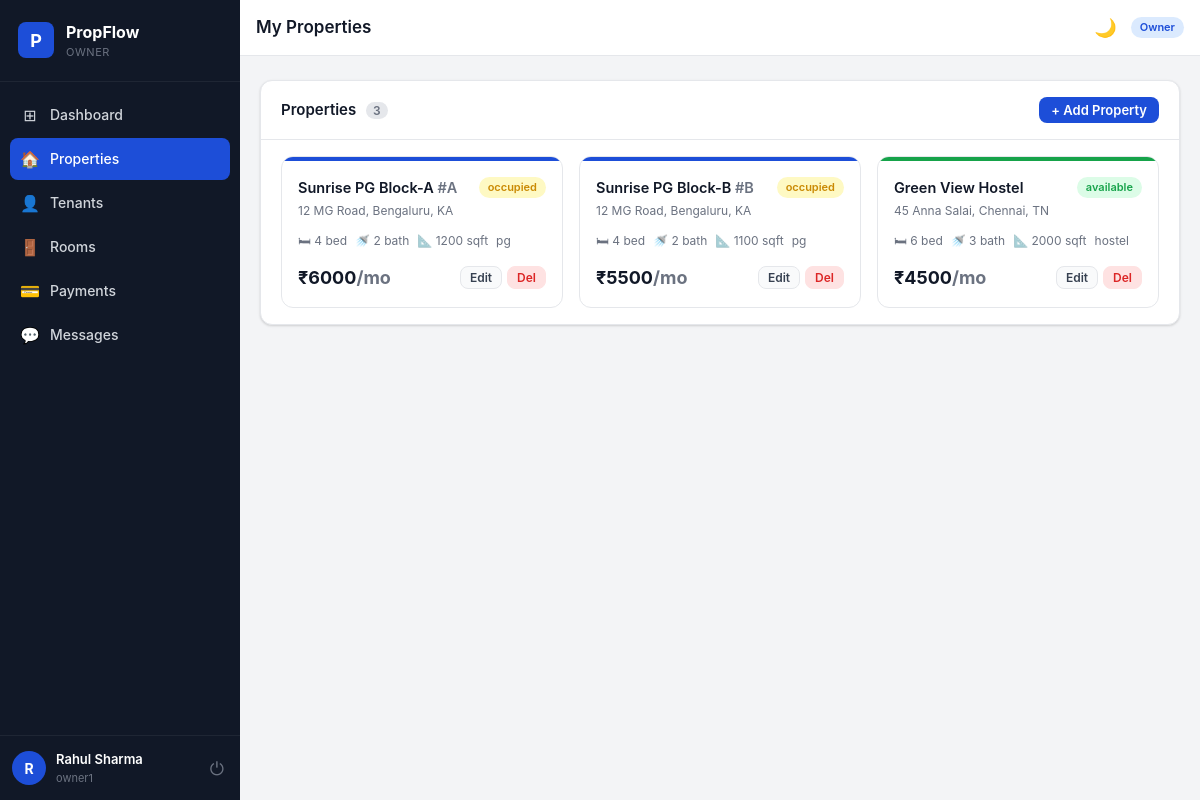
/owner/properties (signed in), run on an earlier commit of the app's database.
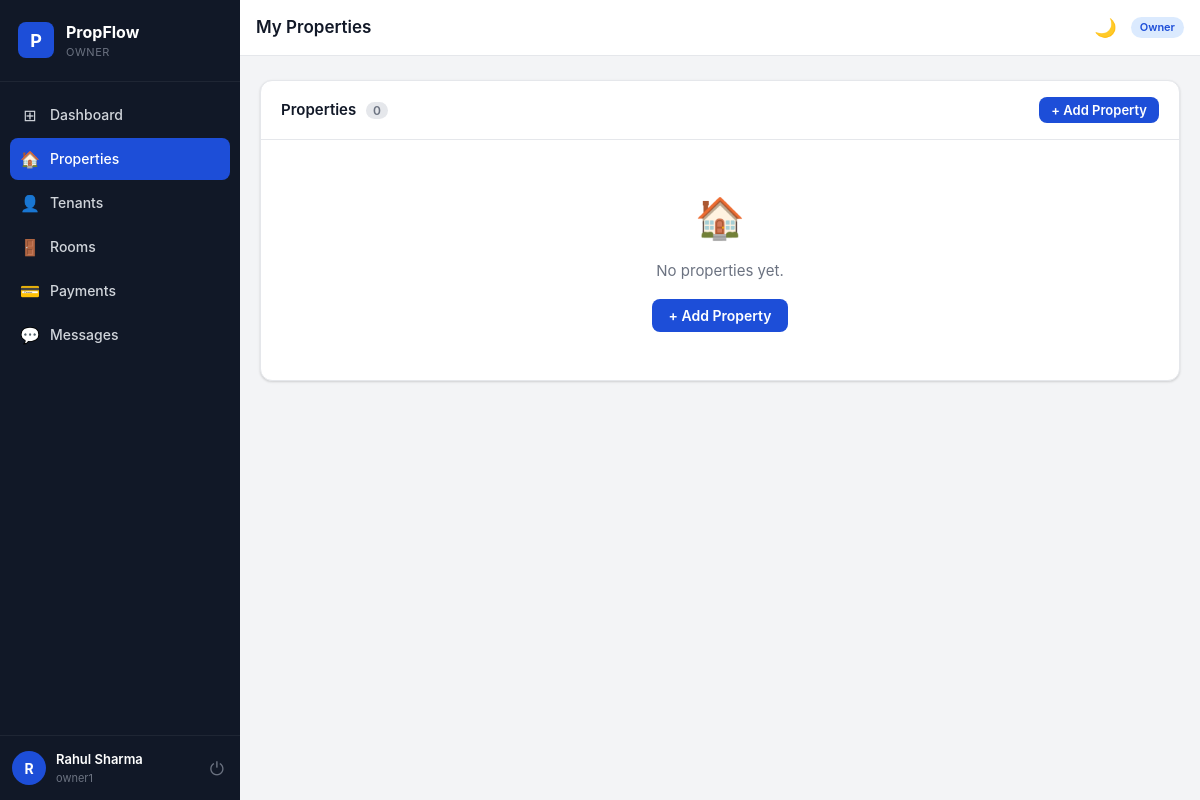
And on a later commit of the database.
### models.py (models this page shows)
class Property(db.Model):
    __tablename__ = "properties"
    id            = db.Column(db.Integer, primary_key=True)
    name          = db.Column(db.String(200), nullable=False)
    address       = db.Column(db.Text,        nullable=False)
    city          = db.Column(db.String(100), nullable=False)
    state         = db.Column(db.String(50),  nullable=True)
    zip_code      = db.Column(db.String(20),  nullable=True)
    unit_number   = db.Column(db.String(50),  nullable=True)
    property_type = db.Column(db.String(50),  default="apartment")
    bedrooms      = db.Column(db.Integer,     nullable=True)
    bathrooms     = db.Column(db.Integer,     nullable=True)
    area_sqft     = db.Column(db.Float,       nullable=True)
    monthly_rent  = db.Column(db.Numeric(10, 2), nullable=False)
    description   = db.Column(db.Text,        nullable=True)
    status        = db.Column(db.String(20),  default="available", nullable=False)
    owner_id      = db.Column(db.Integer,
                               db.ForeignKey("users.id", ondelete="CASCADE"),
                               nullable=False)
    is_deleted    = db.Column(db.Boolean, default=False, nullable=False)
    created_at    = db.Column(db.DateTime, default=now_utc)
    updated_at    = db.Column(db.DateTime, default=now_utc, onupdate=now_utc)
    owner    = db.relationship("User",           back_populates="properties", foreign_keys=[owner_id])
    tenants  = db.relationship("PropertyTenant", back_populates="property",   lazy="dynamic")
    payments = db.relationship("Payment",        back_populates="property",   lazy="dynamic")
    rooms    = db.relationship("Room",           back_populates="prop",       lazy="dynamic")
    def to_dict(self):
        return {
            "id": self.id, "name": self.name, "address": self.address,
            "city": self.city, "state": self.state, "zip_code": self.zip_code,
            "unit_number": self.unit_number, "property_type": self.property_type,
            "bedrooms": self.bedrooms, "bathrooms": self.bathrooms,
            "area_sqft": float(self.area_sqft) if self.area_sqft else None,
            "monthly_rent": float(self.monthly_rent),
            "status": self.status, "owner_id": self.owner_id,
        }
    __table_args__ = (
        Index("ix_properties_owner_id",  "owner_id"),
        Index("ix_properties_status",    "status"),
    )

### routes/owner.py (the view)
@owner_bp.route("/properties")
@login_required
@role_required("owner")
def properties():
    props = Property.query.filter_by(owner_id=current_user.id, is_deleted=False).all()
    return render_template("owner/properties.html", properties=props)

### routes/__init__.py (called while the page is built)
def role_required(*roles):
    def decorator(f):
        @wraps(f)
        def decorated(*args, **kwargs):
            if not current_user.is_authenticated:
                if request.path.startswith("/api/") or request.is_json:
                    return jsonify({"error": "Login required"}), 401
                return redirect(url_for("auth.login"))
            if current_user.role not in roles:
                if request.path.startswith("/api/") or request.is_json:
                    return jsonify({"error": "Access denied"}), 403
                abort(403)
            return f(*args, **kwargs)
        return decorated
    return decorator

### templates/owner/properties.html (shortened to what this page needs)
{% extends "base.html" %}
{% block page_title %}My Properties{% endblock %}
{% block content %}
<div class="card">
  <div class="card-header">
    <h2>Properties <span class="badge-count">{{ properties|length }}</span></h2>
    <button class="btn btn-primary btn-sm" onclick="openModal('addPropModal')">+ Add Property</button>
  </div>
  {% if properties %}
  <div class="prop-grid">
    {% for p in properties %}
    <div class="prop-card">
      <div class="prop-card-bar" style="background:{% if p.status=='available' %}#16a34a{% elif p.status=='occupied' %}#1d4ed8{% else %}#ca8a04{% endif %}"></div>
      <div class="prop-card-body">
        <div class="prop-card-head">
          <div>
            <h3 class="prop-name">{{ p.name }}{% if p.unit_number %} <span class="text-muted">#{{ p.unit_number }}</span>{% endif %}</h3>
            <div class="prop-addr text-muted">{{ p.address }}, {{ p.city }}{% if p.state %}, {{ p.state }}{% endif %}</div>
          </div>
          <span class="badge badge-{{ 'completed' if p.status=='available' else 'pending' if p.status=='occupied' else 'overdue' }}">{{ p.status }}</span>
        </div>
        <div class="prop-meta">
          {% if p.bedrooms %}<span>🛏 {{ p.bedrooms }} bed</span>{% endif %}
          {% if p.bathrooms %}<span>🚿 {{ p.bathrooms }} bath</span>{% endif %}
          {% if p.area_sqft %}<span>📐 {{ "%.0f"|format(p.area_sqft) }} sqft</span>{% endif %}
          <span class="text-muted">{{ p.property_type }}</span>
        </div>
        <div class="prop-footer">
          <div class="prop-rent">₹{{ "%.0f"|format(p.monthly_rent) }}<span class="text-muted">/mo</span></div>
          <div class="action-btns">
            <button class="btn btn-ghost btn-xs" onclick='openEditProp({{ p.to_dict()|tojson }})'>Edit</button>
            <form method="POST" action="{{ url_for('owner.delete_property', pid=p.id) }}" style="display:inline" onsubmit="return confirm('Delete this property?')">
              <button class="btn btn-danger btn-xs">Del</button>
            </form>
          </div>
        </div>
      </div>
    </div>
    {% endfor %}
  </div>
  {% else %}
  <div class="empty-state">
    <div class="empty-icon">🏠</div>
    <p>No properties yet.</p>
    <button class="btn btn-primary" onclick="openModal('addPropModal')">+ Add Property</button>
  </div>
  {% endif %}
</div>
{% endblock %}

What changed in the data, as far as the page shows it:
no longer on this page (row edited): Property: name "Sunrise PG Block-A", unit_number "A", address "12 MG Road", city "Bengaluru", state "KA", status "occupied", bedrooms "4", bathrooms "2", area_sqft "1200", property_type "pg", monthly_rent "6000"
no longer on this page (row edited): Property: name "Sunrise PG Block-B", unit_number "B", address "12 MG Road", city "Bengaluru", state "KA", status "occupied", bedrooms "4", bathrooms "2", area_sqft "1100", property_type "pg", monthly_rent "5500"
no longer on this page (row edited): Property: name "Green View Hostel", address "45 Anna Salai", city "Chennai", state "TN", status "available", bedrooms "6", bathrooms "3", area_sqft "2000", property_type "hostel", monthly_rent "4500"
Also different on the page:
{{ properties|length }}: "3" → "0"
text now shown: "🏠 No properties yet. + Add Property"
